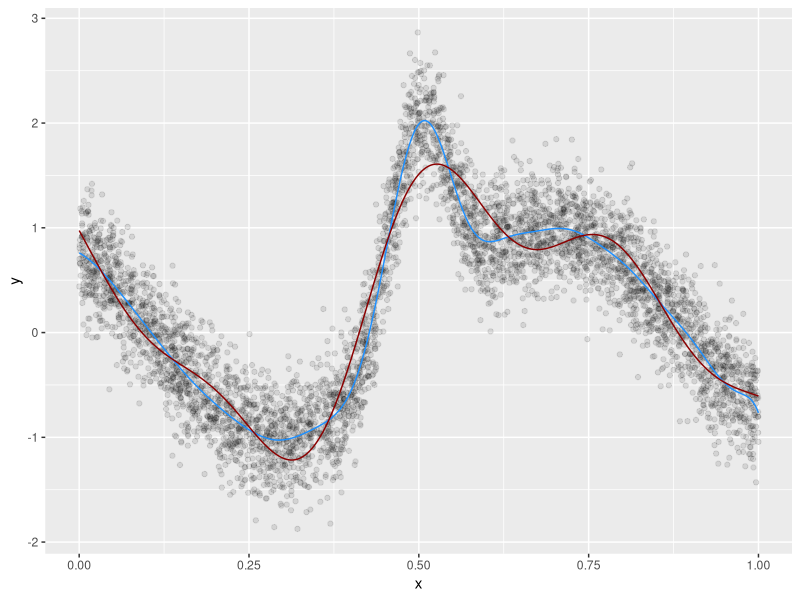
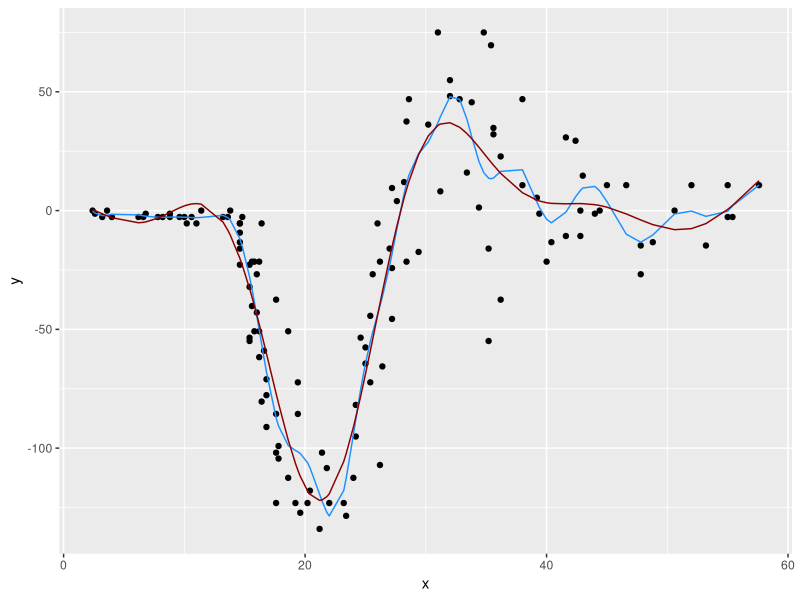

Source code (R) for these figures, in order: (Note: a time limit stopped this script after it produced the figures.)
# A very simple implementation of extreme learning machine for regression for 
# demonstration. See elmNN and ELMR for some R package implementations. I add 
# comparison to generalized additive models (elm/neural networks and GAMs are
# adaptive basis function models).

# http://www.extreme-learning-machines.org
# G.-B. Huang, Q.-Y. Zhu and C.-K. Siew, "Extreme Learning Machine: Theory and Applications"

elm <- function(X, y, n_hidden=NULL, active_fun=tanh) {
  # X: an N observations x p features matrix
  # y: the target
  # n_hidden: the number of hidden nodes
  # active_fun: activation function
  pp1 = ncol(X) + 1
  w0 = matrix(rnorm(pp1*n_hidden), pp1, n_hidden)       # random weights
  h = active_fun(cbind(1, scale(X)) %*% w0)             # compute hidden layer
  B = MASS::ginv(h) %*% y                               # find weights for hidden layer
  fit = h %*% B                                         # fitted values
  list(fit= fit, loss=crossprod(fit - y), B=B, w0=w0)
}



# one variable, complex function -------------------------------------------
library(tidyverse); library(mgcv)
set.seed(123)
n = 5000
x = runif(n)
# x = rnorm(n)
mu = sin(2*(4*x-2)) + 2*exp(-(16^2)*((x-.5)^2))
y = rnorm(n, mu, .3)
# qplot(x, y)
d = data.frame(x,y) 

X_ = as.matrix(x, ncol=1)

test = elm(X_, y, n_hidden=100)
str(test)
# qplot(x, y) + geom_line(aes(y=test$fit), color='#1e90ff')
cor(test$fit[,1], y)^2

gam_comparison = gam(y~s(x))
summary(gam_comparison)$r.sq


d %>% 
  mutate(fit_elm = test$fit,
         fit_gam = fitted(gam_comparison)) %>% 
  ggplot() + 
  geom_point(aes(x, y), alpha=.1) +
  geom_line(aes(x, y=fit_elm), color='#1e90ff') + 
  geom_line(aes(x, y=fit_gam), color='darkred')




# motorcycle accident data ------------------------------------------------

data('mcycle', package='MASS')
x = mcycle[,1]
X_ = matrix(x, ncol=1)
y = mcycle[,2]

test = elm(X_, y, n_hidden=100)
cor(test$fit[,1], y)^2

gam_comparison = gam(y~s(x))
summary(gam_comparison)$r.sq

qplot(x, y) +
  geom_line(aes(y=test$fit), color='#1e90ff') + 
  geom_line(aes(y=fitted(gam_comparison)), color='darkred')




# add covariates ----------------------------------------------------------

d = gamSim(eg=7, n=10000)
X_ = as.matrix(d[,2:5])
y = d[,1]

n_nodes = c(10, 25, 100, 250, 500, 1000)
test = lapply(n_nodes, function(n) elm(X_, y, n_hidden=n))       # this will take a few seconds
final_n = which.min(sapply(test, function(x) x$loss))
best = test[[final_n]]
# str(best)
qplot(best$fit[,1], y, alpha=.2)
cor(best$fit[,1], y)^2

gam_comparison = gam(y~s(x0) + s(x1) + s(x2) + s(x3), data=d)
gam.check(gam_comparison)
summary(gam_comparison)$r.sq


test_data0 = gamSim(eg=7)  # default n = 400
test_data =  cbind(1, scale(test_data0[,2:5]))

elm_prediction = tanh(test_data %*% best$w0) %*% best$B          # remember to use your specific activation function here
gam_prediction = predict(gam_comparison, newdata=test_data0)
cor(data.frame(elm_prediction, gam_prediction), test_data0$y)^2
